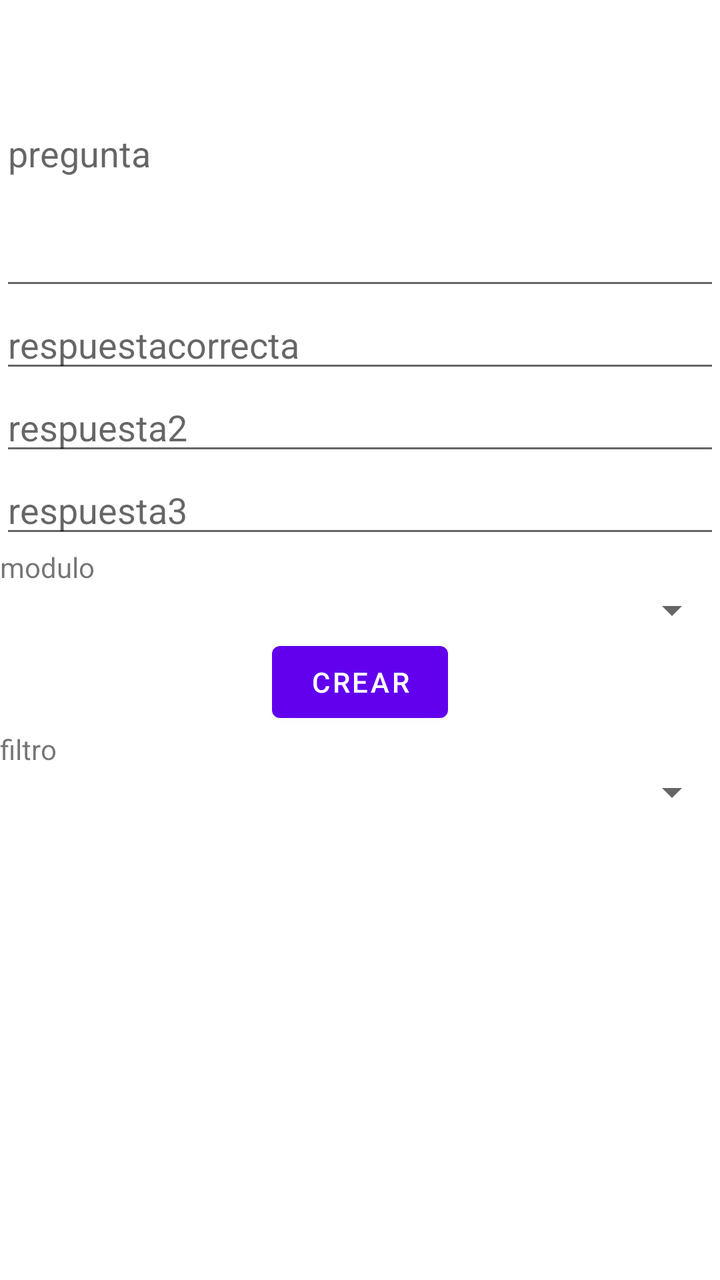
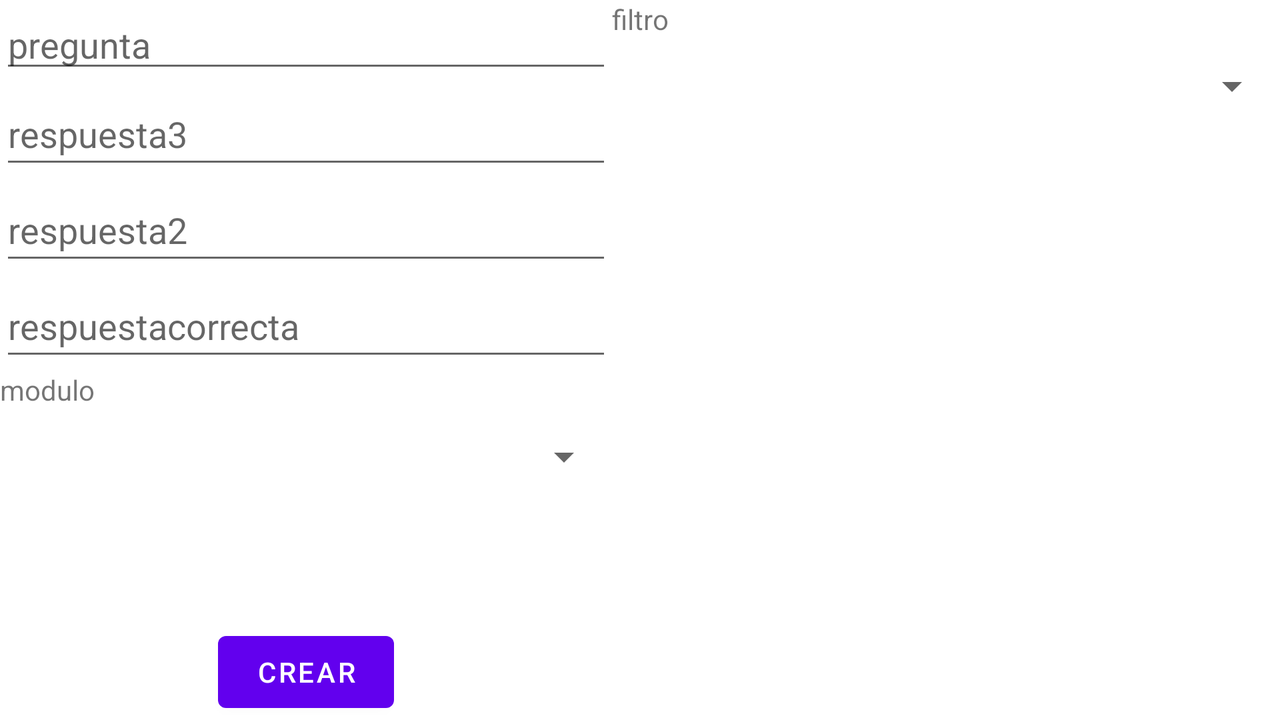

The same Android screen from two of the app's own layout files: first res/layout/ as a phone draws it, then the repository's variant for another configuration, drawn on a device whose configuration selects that folder. Both files follow.
<!-- AndroidManifest.xml: application theme Theme.Appformaciones -->
<!-- res/layout/fragment_administradorpreguntas.xml -->
<?xml version="1.0" encoding="utf-8"?>
<androidx.constraintlayout.widget.ConstraintLayout xmlns:android="http://schemas.android.com/apk/res/android"
    xmlns:app="http://schemas.android.com/apk/res-auto"
    xmlns:tools="http://schemas.android.com/tools"
    android:id="@+id/frameLayout7"
    android:layout_width="match_parent"
    android:layout_height="match_parent"
    tools:context=".administrador.gestortest">

    <androidx.recyclerview.widget.RecyclerView
        android:id="@+id/listapreguntas"
        android:layout_width="0dp"
        android:layout_height="0dp"
        app:layout_constraintBottom_toBottomOf="parent"
        app:layout_constraintEnd_toEndOf="parent"
        app:layout_constraintStart_toStartOf="parent"
        app:layout_constraintTop_toBottomOf="@+id/filtro"
        tools:listitem="@layout/fragment_itempregunta" />

    <Spinner
        android:id="@+id/modulos"
        android:layout_width="0dp"
        android:layout_height="wrap_content"
        app:layout_constraintEnd_toEndOf="parent"
        app:layout_constraintStart_toStartOf="parent"
        app:layout_constraintTop_toBottomOf="@+id/textView"
        tools:listitem="@layout/moduloadministrador" />

    <EditText
        android:id="@+id/pregunta"
        android:layout_width="0dp"
        android:layout_height="150dp"
        android:ems="10"
        android:hint="pregunta"
        android:inputType="text|textMultiLine"
        app:layout_constraintEnd_toEndOf="parent"
        app:layout_constraintStart_toStartOf="parent"
        app:layout_constraintTop_toTopOf="parent" />

    <EditText
        android:id="@+id/respuestacorrecta"
        android:layout_width="0dp"
        android:layout_height="wrap_content"
        android:ems="10"
        android:hint="respuestacorrecta"
        android:inputType="textPersonName"
        app:layout_constraintEnd_toEndOf="parent"
        app:layout_constraintStart_toStartOf="parent"
        app:layout_constraintTop_toBottomOf="@+id/pregunta" />

    <EditText
        android:id="@+id/respuesta2"
        android:layout_width="0dp"
        android:layout_height="wrap_content"
        android:ems="10"
        android:hint="respuesta2"
        android:inputType="textPersonName"
        app:layout_constraintEnd_toEndOf="parent"
        app:layout_constraintStart_toStartOf="parent"
        app:layout_constraintTop_toBottomOf="@+id/respuestacorrecta" />

    <EditText
        android:id="@+id/respuesta3"
        android:layout_width="0dp"
        android:layout_height="wrap_content"
        android:ems="10"
        android:hint="respuesta3"
        android:inputType="textPersonName"
        app:layout_constraintEnd_toEndOf="parent"
        app:layout_constraintStart_toStartOf="parent"
        app:layout_constraintTop_toBottomOf="@+id/respuesta2" />

    <Spinner
        android:id="@+id/filtro"
        android:layout_width="0dp"
        android:layout_height="wrap_content"
        app:layout_constraintEnd_toEndOf="parent"
        app:layout_constraintStart_toStartOf="parent"
        app:layout_constraintTop_toBottomOf="@+id/textView2" />

    <Button
        android:id="@+id/insertar"
        android:layout_width="wrap_content"
        android:layout_height="48dp"
        android:text="crear"
        app:layout_constraintEnd_toEndOf="parent"
        app:layout_constraintStart_toStartOf="parent"
        app:layout_constraintTop_toBottomOf="@+id/modulos" />

    <TextView
        android:id="@+id/textView"
        android:layout_width="wrap_content"
        android:layout_height="wrap_content"
        android:text="modulo"
        app:layout_constraintStart_toStartOf="parent"
        app:layout_constraintTop_toBottomOf="@+id/respuesta3" />

    <TextView
        android:id="@+id/textView2"
        android:layout_width="wrap_content"
        android:layout_height="wrap_content"
        android:text="filtro"
        app:layout_constraintStart_toStartOf="parent"
        app:layout_constraintTop_toBottomOf="@+id/insertar" />

</androidx.constraintlayout.widget.ConstraintLayout>
<!-- res/layout/fragment_itempregunta.xml (included above) -->
<?xml version="1.0" encoding="utf-8"?>
<LinearLayout xmlns:android="http://schemas.android.com/apk/res/android"
    xmlns:tools="http://schemas.android.com/tools"
    android:layout_width="match_parent"
    android:layout_height="wrap_content"
    tools:context=".itempregunta">

    
    <TextView
        android:id="@+id/pregunta"
        android:layout_width="wrap_content"
        android:layout_height="wrap_content"
        android:text="@string/hello_blank_fragment" />

    <TextView
        android:id="@+id/modulopregunta"
        android:layout_width="wrap_content"
        android:layout_height="wrap_content"
        android:layout_weight="1"
        android:text="TextView" />

</LinearLayout>
<!-- res/layout/moduloadministrador.xml (included above) -->
<?xml version="1.0" encoding="utf-8"?>
<LinearLayout xmlns:android="http://schemas.android.com/apk/res/android"
    xmlns:app="http://schemas.android.com/apk/res-auto"
    xmlns:tools="http://schemas.android.com/tools"
    android:layout_width="match_parent"
    android:layout_height="wrap_content"
    android:layout_marginTop="8dp"
    android:layout_marginBottom="8dp"
    android:background="@color/teal_200"
    android:paddingStart="8dp"
    android:paddingEnd="24dp">

    <TextView
        android:id="@+id/nombreusuario"
        android:layout_width="wrap_content"
        android:layout_height="wrap_content"
        android:layout_weight="20"
        android:gravity="center"
        android:textSize="24sp" />

    <TextView
        android:id="@+id/contraseñausuario"
        android:layout_width="wrap_content"
        android:layout_height="wrap_content"
        android:layout_weight="5"
        android:gravity="center"
        android:textSize="24sp" />

    <TextView
        android:id="@+id/urlmodulo"
        android:layout_width="31dp"
        android:layout_height="match_parent"
        android:layout_weight="1"
        android:text="TextView"
        android:visibility="invisible" />

</LinearLayout>
<!-- resources referenced by this layout -->
<resources>
  <string name="hello_blank_fragment">Hello blank fragment</string>
  <style name="Theme.Appformaciones" parent="Theme.MaterialComponents.DayNight.DarkActionBar">
          
          <item name="colorPrimary">@color/purple_500</item>
          <item name="colorPrimaryVariant">@color/purple_700</item>
          <item name="colorOnPrimary">@color/white</item>
          
          <item name="colorSecondary">@color/teal_200</item>
          <item name="colorSecondaryVariant">@color/teal_700</item>
          <item name="colorOnSecondary">@color/black</item>
          
          <item name="android:statusBarColor" tools:targetApi="l">?attr/colorPrimaryVariant</item>
          
      </style>
</resources>
<!-- res/layout-land/fragment_administradorpreguntas.xml (the repository's variant of the layout above) -->
<!-- drawn on the phone turned sideways -->
<?xml version="1.0" encoding="utf-8"?>
<androidx.constraintlayout.widget.ConstraintLayout xmlns:android="http://schemas.android.com/apk/res/android"
    xmlns:app="http://schemas.android.com/apk/res-auto"
    xmlns:tools="http://schemas.android.com/tools"
    android:id="@+id/frameLayout7"
    android:layout_width="match_parent"
    android:layout_height="match_parent"
    tools:context=".administrador.gestortest">

    <LinearLayout
        android:layout_width="0dp"
        android:layout_height="0dp"
        android:orientation="vertical"
        app:layout_constraintBottom_toTopOf="@+id/insertar"
        app:layout_constraintEnd_toStartOf="@+id/listapreguntas"
        app:layout_constraintStart_toStartOf="parent"
        app:layout_constraintTop_toTopOf="parent">

        <EditText
            android:id="@+id/pregunta"
            android:layout_width="match_parent"
            android:layout_height="wrap_content"
            android:ems="10"
            android:hint="pregunta"
            android:inputType="text|textMultiLine" />

        <EditText
            android:id="@+id/respuesta3"
            android:layout_width="match_parent"
            android:layout_height="wrap_content"
            android:ems="10"
            android:hint="respuesta3"
            android:inputType="textPersonName"
            android:minHeight="48dp" />

        <EditText
            android:id="@+id/respuesta2"
            android:layout_width="match_parent"
            android:layout_height="wrap_content"
            android:ems="10"
            android:hint="respuesta2"
            android:inputType="textPersonName"
            android:minHeight="48dp" />

        <EditText
            android:id="@+id/respuestacorrecta"
            android:layout_width="match_parent"
            android:layout_height="wrap_content"
            android:ems="10"
            android:hint="respuestacorrecta"
            android:inputType="textPersonName"
            android:minHeight="48dp" />

        <TextView
            android:id="@+id/textView"
            android:layout_width="match_parent"
            android:layout_height="wrap_content"
            android:text="modulo" />

        <Spinner
            android:id="@+id/modulos"
            android:layout_width="match_parent"
            android:layout_height="wrap_content"
            android:minHeight="48dp"
            tools:listitem="@layout/moduloadministrador" />
    </LinearLayout>

    <Button
        android:id="@+id/insertar"
        android:layout_width="wrap_content"
        android:layout_height="48dp"
        android:text="crear"
        app:layout_constraintBottom_toBottomOf="parent"
        app:layout_constraintEnd_toStartOf="@+id/listapreguntas"
        app:layout_constraintStart_toStartOf="parent" />

    <androidx.recyclerview.widget.RecyclerView
        android:id="@+id/listapreguntas"
        android:layout_width="0dp"
        android:layout_height="0dp"
        app:layout_constraintBottom_toBottomOf="parent"
        app:layout_constraintEnd_toEndOf="parent"
        app:layout_constraintStart_toStartOf="@+id/filtro"
        app:layout_constraintTop_toBottomOf="@+id/filtro"
        tools:listitem="@layout/fragment_itempregunta" />

    <Spinner
        android:id="@+id/filtro"
        android:layout_width="0dp"
        android:layout_height="wrap_content"
        android:minHeight="48dp"
        app:layout_constraintEnd_toEndOf="parent"
        app:layout_constraintStart_toStartOf="@+id/textView2"
        app:layout_constraintTop_toBottomOf="@+id/textView2" />

    <TextView
        android:id="@+id/textView2"
        android:layout_width="wrap_content"
        android:layout_height="wrap_content"
        android:text="filtro"
        app:layout_constraintEnd_toEndOf="parent"
        app:layout_constraintStart_toStartOf="parent"
        app:layout_constraintTop_toTopOf="parent" />

</androidx.constraintlayout.widget.ConstraintLayout>
